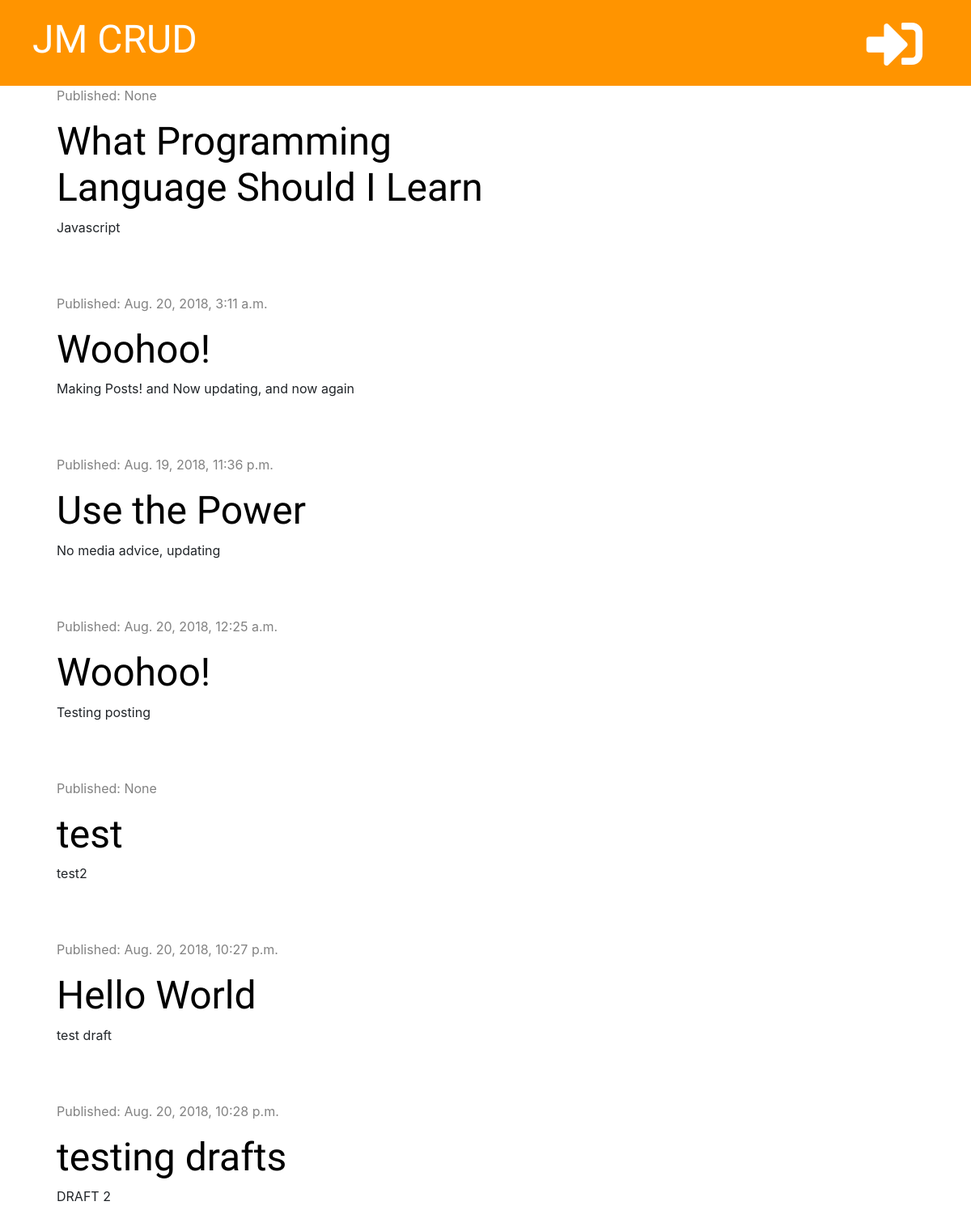
The app's page /, older data.
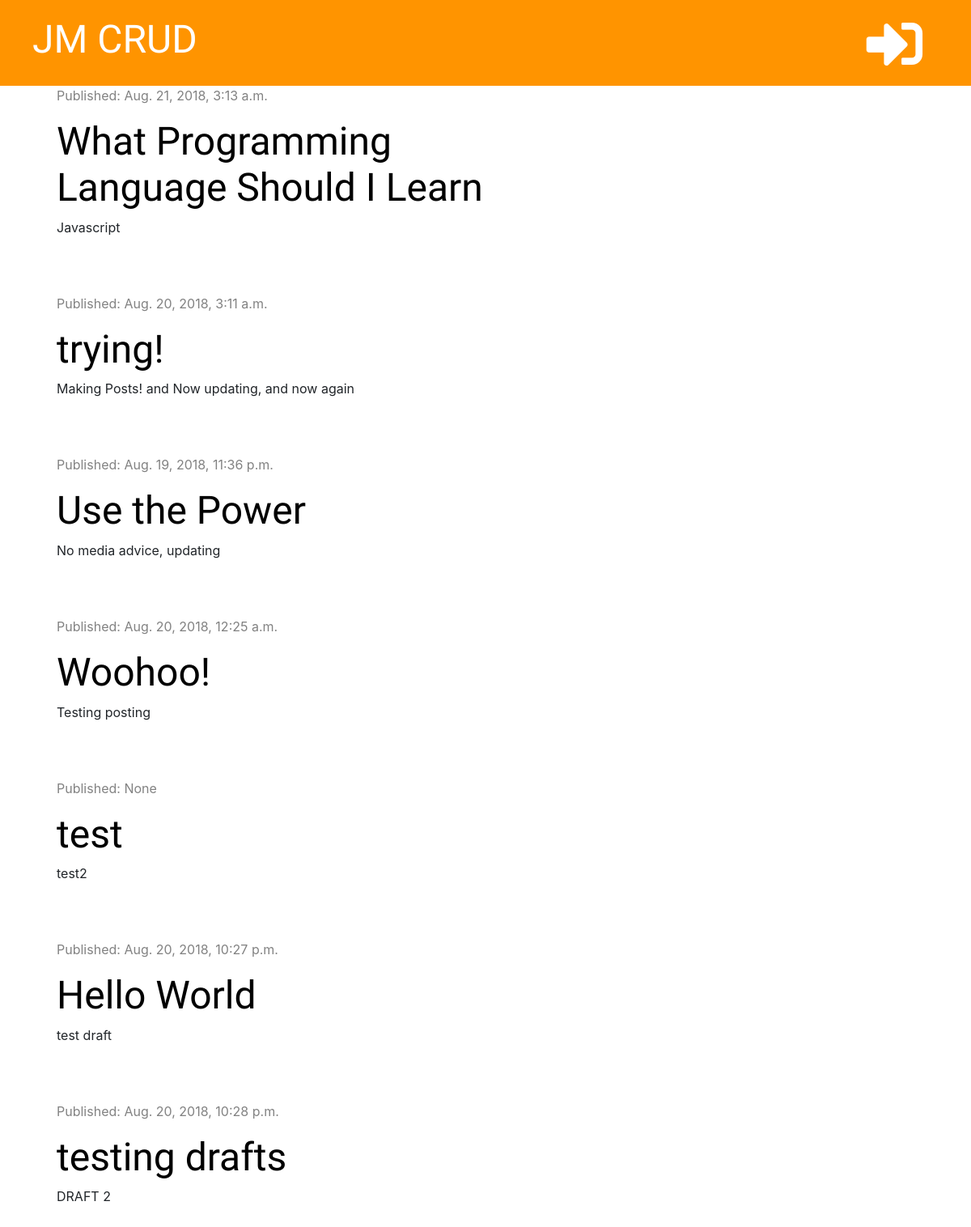
The same page, newer data.
### blog/models.py (models this page shows, shortened)
class Post(models.Model):
    author = models.ForeignKey('auth.User', on_delete=models.CASCADE)
    title = models.CharField(max_length=200)
    text = models.TextField()
    created_date = models.DateTimeField(default=timezone.now)
    published_date = models.DateTimeField(blank=True, null=True)

### blog/views.py (the view)
# urls.py: path('', views.post_list, name='post_list'),
def post_list(request):
    posts = Post.objects.all()
    stuff_for_frontend = {'posts': posts}
    return render(request, 'blog/post_list.html', stuff_for_frontend)

### blog/templates/blog/post_list.html (shortened to what this page needs)
{% extends 'blog/base.html' %}
{% block content %}
      {% for post in posts %}
        <div class="post">
          <div class="date">
            <p>Published: {{post.published_date }}</p>
          </div>
            <h1><a href="{% url 'post_detail' pk=post.pk %}">{{ post.title }}</a></h1>
            <p>{{ post.text|linebreaksbr|truncatechars:50 }}</p>
        </div>
      {% endfor %}
{% endblock %}

### blog/templates/blog/base.html (shortened to what this page needs)
{% load staticfiles %}
<!DOCTYPE html>
<html>
  <head>
    <link href="https://stackpath.bootstrapcdn.com/bootstrap/4.1.3/css/bootstrap.min.css" rel="stylesheet">
    <link rel="stylesheet" href="{% static 'css/blog.css' %}">
    <link rel="stylesheet" href="https://use.fontawesome.com/releases/v5.2.0/css/all.css">
  </head>
  <body>
    <div class="page-header">
        {% if user.is_authenticated %}
          <a href="{% url 'post_draft_list' %}" class="top-menu"><i class="fab fa-firstdraft fa-2x"></i></a>
          <a href="{% url 'post_new' %}" class="top-menu"><i class="fas fa-plus fa-2x" style=color: white;></i></a>
          <p class="top-menu"> Hello, {{ user.username }} <a href="{% url 'logout' %}">Log out</a></p>
        {% else %}
        <a href="{% url 'login' %}" class="top-menu"><i class="fas fa-sign-in-alt fa-2x"></i></a>
        {% endif %}
        <h1><a href="{% url "post_list" %}">JM CRUD</a></h1>
    </div>
  <div class="content container">
    <div class="row">
      <div class="col-md-8">
          {% block content %}
          {% endblock %}
    </div>
    </div>
  </div>
  </body>
</html>

### blog/static/css/blog.css (style rules this page uses)
.page-header { background-color: #ff9400; margin-top: 0; padding: 20px 20px 20px 40px; }
.page-header h1, .page-header h1 a { color: #ffffff; font-size: 36pt; text-decoration: none; }
.content { margin-left: 40px; }
h1, h2, h3, h4 { font-family: 'Tangerine', 'Inconsolata', 'Droid Sans', serif; font-size: 48px; }
.date { color: #828282; }
.post { margin-bottom: 70px; }
.post h1 a { color: #000000; }
.top-menu, .top-menu:hover { color: #ffffff; float: right; font-size: 26pt; margin-right: 20px; padding: 0px 20px 20px 40px; }

Row changes from the older to the newer data that the page shows:
changed Post "What Programming Language Should I Learn": published_date "None" → "Aug. 21, 2018, 3:13 a.m."
changed Post "Making Posts! and Now updating, and now again": title "Woohoo!" → "trying!"
